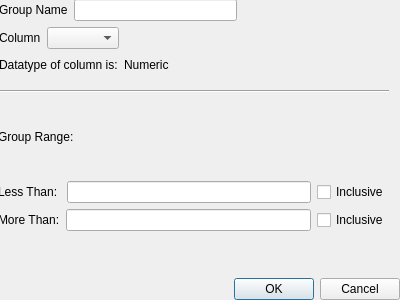
<?xml version="1.0" encoding="UTF-8"?>
<ui version="4.0">
 <class>AddGroup</class>
 <widget class="QWidget" name="AddGroup">
  <property name="geometry">
   <rect>
    <x>0</x>
    <y>0</y>
    <width>400</width>
    <height>300</height>
   </rect>
  </property>
  <property name="windowTitle">
   <string>Form</string>
  </property>
  <widget class="QWidget" name="verticalLayoutWidget">
   <property name="geometry">
    <rect>
     <x>-1</x>
     <y>-1</y>
     <width>401</width>
     <height>301</height>
    </rect>
   </property>
   <layout class="QVBoxLayout" name="verticalLayout">
    <item>
     <layout class="QHBoxLayout" name="horizontalLayout_4">
      <item>
       <widget class="QLabel" name="nameLabel">
        <property name="text">
         <string>Group Name</string>
        </property>
       </widget>
      </item>
      <item>
       <widget class="QLineEdit" name="nameEdit"/>
      </item>
      <item>
       <spacer name="horizontalSpacer_3">
        <property name="orientation">
         <enum>Qt::Horizontal</enum>
        </property>
        <property name="sizeHint" stdset="0">
         <size>
          <width>40</width>
          <height>20</height>
         </size>
        </property>
       </spacer>
      </item>
     </layout>
    </item>
    <item>
     <layout class="QHBoxLayout" name="horizontalLayout">
      <item>
       <widget class="QLabel" name="colLabel">
        <property name="text">
         <string>Column</string>
        </property>
       </widget>
      </item>
      <item>
       <widget class="QComboBox" name="colCombo"/>
      </item>
      <item>
       <spacer name="horizontalSpacer">
        <property name="orientation">
         <enum>Qt::Horizontal</enum>
        </property>
        <property name="sizeHint" stdset="0">
         <size>
          <width>40</width>
          <height>20</height>
         </size>
        </property>
       </spacer>
      </item>
     </layout>
    </item>
    <item>
     <layout class="QHBoxLayout" name="horizontalLayout_3">
      <item>
       <widget class="QLabel" name="typeLabel">
        <property name="text">
         <string>Datatype of column is:</string>
        </property>
       </widget>
      </item>
      <item>
       <widget class="QLabel" name="typeDisplay">
        <property name="text">
         <string>Numeric</string>
        </property>
       </widget>
      </item>
      <item>
       <spacer name="horizontalSpacer_2">
        <property name="orientation">
         <enum>Qt::Horizontal</enum>
        </property>
        <property name="sizeHint" stdset="0">
         <size>
          <width>40</width>
          <height>20</height>
         </size>
        </property>
       </spacer>
      </item>
     </layout>
    </item>
    <item>
     <widget class="QStackedWidget" name="stackedWidget">
      <property name="currentIndex">
       <number>1</number>
      </property>
      <widget class="QWidget" name="textPage">
       <widget class="QWidget" name="verticalLayoutWidget_2">
        <property name="geometry">
         <rect>
          <x>-1</x>
          <y>9</y>
          <width>391</width>
          <height>141</height>
         </rect>
        </property>
        <layout class="QVBoxLayout" name="verticalLayout_2">
         <item>
          <widget class="QLabel" name="selectorLabel">
           <property name="text">
            <string>Elements Included in Group:</string>
           </property>
          </widget>
         </item>
         <item>
          <widget class="QListWidget" name="elementSelector">
           <item>
            <property name="text">
             <string>M</string>
            </property>
           </item>
           <item>
            <property name="text">
             <string>F</string>
            </property>
           </item>
          </widget>
         </item>
        </layout>
       </widget>
      </widget>
      <widget class="QWidget" name="numericPage">
       <widget class="QWidget" name="verticalLayoutWidget_3">
        <property name="geometry">
         <rect>
          <x>-1</x>
          <y>9</y>
          <width>391</width>
          <height>141</height>
         </rect>
        </property>
        <layout class="QVBoxLayout" name="verticalLayout_3">
         <item>
          <widget class="Line" name="line">
           <property name="orientation">
            <enum>Qt::Horizontal</enum>
           </property>
          </widget>
         </item>
         <item>
          <widget class="QLabel" name="groupRangeTopLabel">
           <property name="text">
            <string>Group Range:</string>
           </property>
          </widget>
         </item>
         <item>
          <layout class="QHBoxLayout" name="horizontalLayout_7">
           <item>
            <widget class="QLabel" name="lessThanLabel_2">
             <property name="text">
              <string>Less Than: </string>
             </property>
            </widget>
           </item>
           <item>
            <widget class="QLineEdit" name="lessThanEdit_2"/>
           </item>
           <item>
            <widget class="QCheckBox" name="lessThanEquals">
             <property name="text">
              <string>Inclusive</string>
             </property>
            </widget>
           </item>
          </layout>
         </item>
         <item>
          <layout class="QHBoxLayout" name="horizontalLayout_8">
           <item>
            <widget class="QLabel" name="moreThanLabel_2">
             <property name="text">
              <string>More Than:</string>
             </property>
            </widget>
           </item>
           <item>
            <widget class="QLineEdit" name="moreThanEdit_2"/>
           </item>
           <item>
            <widget class="QCheckBox" name="moreThanEquals">
             <property name="text">
              <string>Inclusive</string>
             </property>
            </widget>
           </item>
          </layout>
         </item>
        </layout>
       </widget>
      </widget>
     </widget>
    </item>
    <item>
     <widget class="QDialogButtonBox" name="dialogButtons">
      <property name="standardButtons">
       <set>QDialogButtonBox::Cancel|QDialogButtonBox::Ok</set>
      </property>
     </widget>
    </item>
   </layout>
  </widget>
 </widget>
 <resources/>
 <connections/>
</ui>
